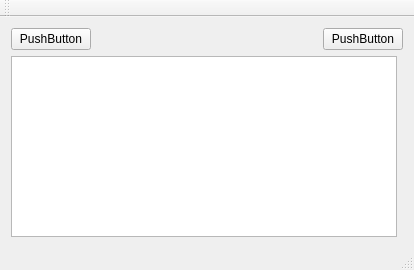
<?xml version="1.0" encoding="UTF-8"?>
<ui version="4.0">
 <class>MainWindow</class>
 <widget class="QMainWindow" name="MainWindow">
  <property name="geometry">
   <rect>
    <x>0</x>
    <y>0</y>
    <width>414</width>
    <height>270</height>
   </rect>
  </property>
  <property name="windowTitle">
   <string>MainWindow</string>
  </property>
  <widget class="QWidget" name="centralWidget">
   <layout class="QVBoxLayout" name="verticalLayout">
    <item>
     <layout class="QHBoxLayout" name="horizontalLayout_2">
      <item>
       <widget class="QPushButton" name="pushButton">
        <property name="text">
         <string>PushButton</string>
        </property>
       </widget>
      </item>
      <item>
       <spacer name="horizontalSpacer">
        <property name="orientation">
         <enum>Qt::Horizontal</enum>
        </property>
        <property name="sizeHint" stdset="0">
         <size>
          <width>40</width>
          <height>20</height>
         </size>
        </property>
       </spacer>
      </item>
      <item>
       <widget class="QPushButton" name="pushButton_2">
        <property name="text">
         <string>PushButton</string>
        </property>
       </widget>
      </item>
     </layout>
    </item>
    <item>
     <layout class="QHBoxLayout" name="horizontalLayout">
      <item>
       <widget class="QTreeView" name="treeView"/>
      </item>
      <item>
       <widget class="QFrame" name="frame">
        <property name="frameShape">
         <enum>QFrame::Box</enum>
        </property>
        <property name="frameShadow">
         <enum>QFrame::Sunken</enum>
        </property>
       </widget>
      </item>
     </layout>
    </item>
   </layout>
  </widget>
  <widget class="QMenuBar" name="menuBar">
   <property name="geometry">
    <rect>
     <x>0</x>
     <y>0</y>
     <width>414</width>
     <height>22</height>
    </rect>
   </property>
  </widget>
  <widget class="QToolBar" name="mainToolBar">
   <attribute name="toolBarArea">
    <enum>TopToolBarArea</enum>
   </attribute>
   <attribute name="toolBarBreak">
    <bool>false</bool>
   </attribute>
  </widget>
  <widget class="QStatusBar" name="statusBar"/>
 </widget>
 <layoutdefault spacing="6" margin="11"/>
 <resources/>
 <connections/>
</ui>
